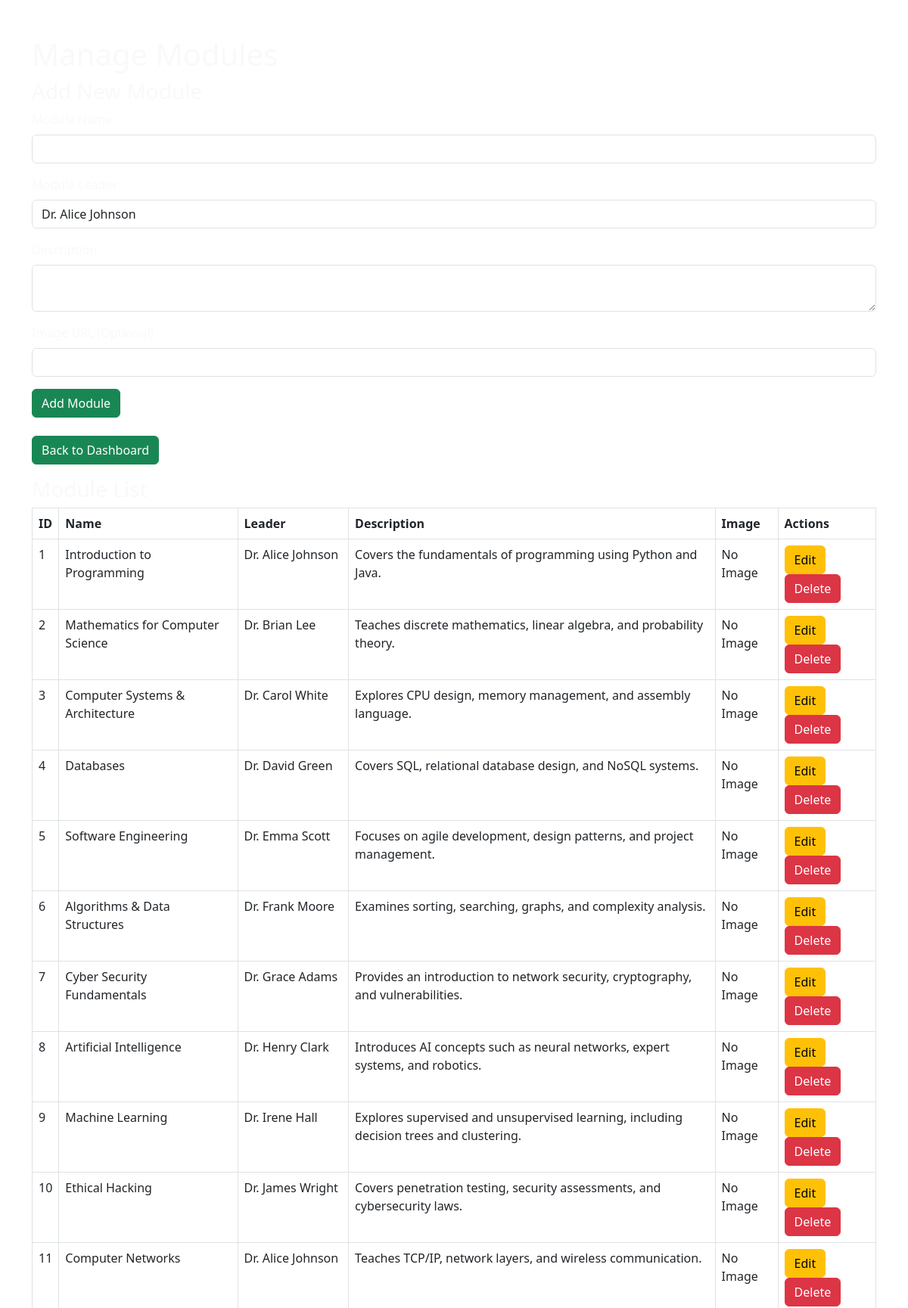
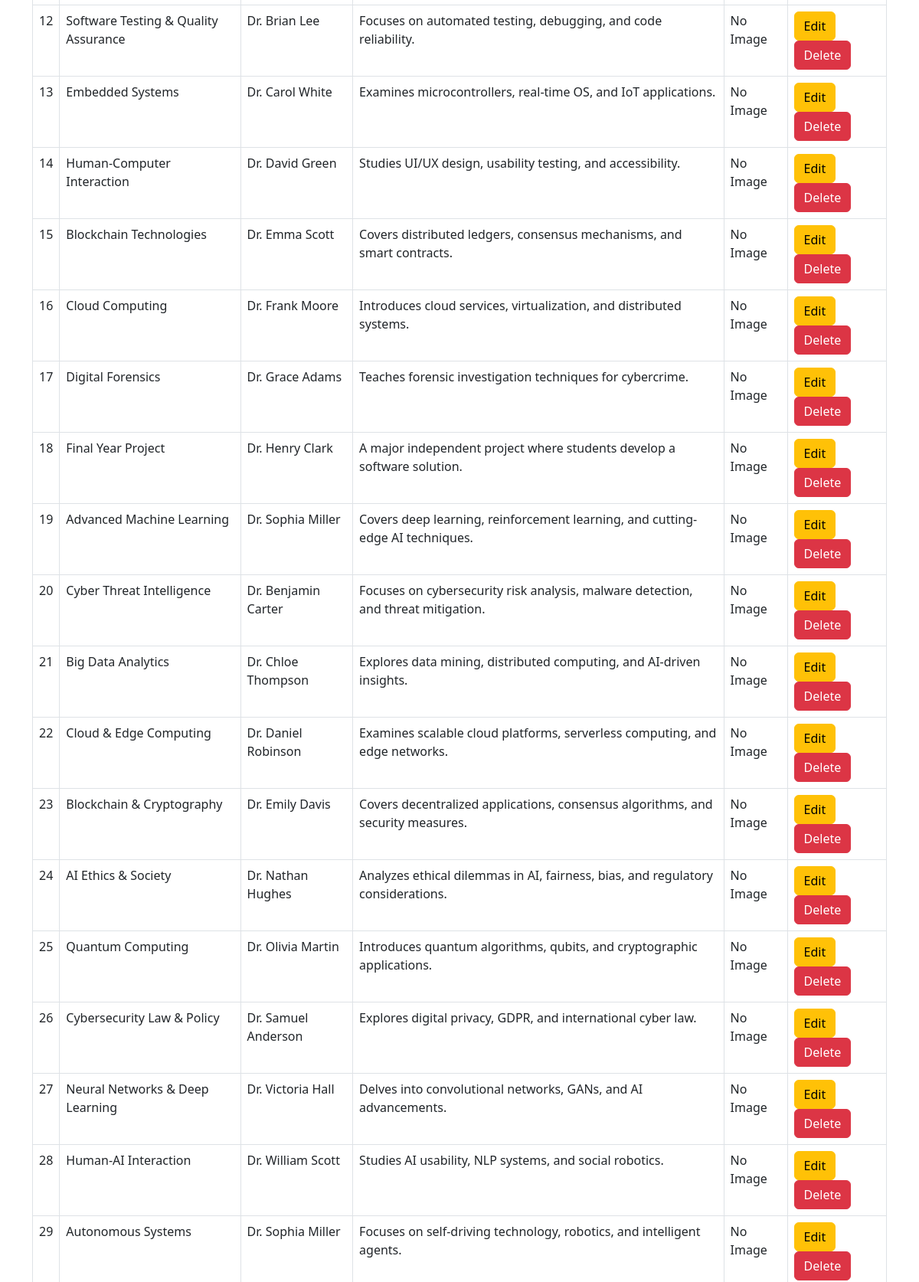
The app's page /admin/manage-modules.php (signed in, upper part) with its own data (2 pictures, top to bottom).
### tables this page shows
CREATE TABLE Modules (
    ModuleID INTEGER PRIMARY KEY,
    ModuleName TEXT NOT NULL,
    ModuleLeaderID INTEGER,
    Description TEXT,
    Image TEXT,
    FOREIGN KEY (ModuleLeaderID) REFERENCES Staff(StaffID)
);

CREATE TABLE Staff (
    StaffID INTEGER PRIMARY KEY,
    Name TEXT NOT NULL
);

### admin/manage-modules.php (the view, shortened to what this page needs)
<?php
include '../includes/db.php';
?>
<!DOCTYPE html>
<html lang="en">
<head>
    <link href="https://cdn.jsdelivr.net/npm/bootstrap@5.3.0/dist/css/bootstrap.min.css" rel="stylesheet">
    <link href="../assets/css/style2.css" rel="stylesheet">
</head>
<body>
    <div class="container mt-5 text-light">
        <h1>Manage Modules</h1>
        <form method="POST" class="mb-4">
            <h3>Add New Module</h3>
            <div class="mb-3">
                <label for="module_name" class="form-label">Module Name</label>
                <input type="text" class="form-control" id="module_name" name="module_name" required>
            </div>
            <div class="mb-3">
                <label for="module_leader_id" class="form-label">Module Leader</label>
                <select class="form-control" id="module_leader_id" name="module_leader_id" required>
                    <?php
                    $sql = "SELECT * FROM Staff";
                    $result = mysqli_query($conn, $sql);
                    while ($row = mysqli_fetch_assoc($result)) {
                        echo "<option value='{$row['StaffID']}'>{$row['Name']}</option>";
                    }
                    ?>
                </select>
            </div>
            <div class="mb-3">
                <label for="module_description" class="form-label">Description</label>
                <textarea class="form-control" id="module_description" name="module_description" required></textarea>
            </div>
            <div class="mb-3">
                <label for="module_image" class="form-label">Image URL (Optional)</label>
                <input type="text" class="form-control" id="module_image" name="module_image">
            </div>
            <button type="submit" name="add_module" class="btn btn-success">Add Module</button>
        </form>
        <a href="dashborad.php" class="btn btn-success mb-3">Back to Dashboard</a>
        <h3>Module List</h3>
        <table class="table table-bordered">
            <thead>
                <tr>
                    <th>ID</th>
                    <th>Name</th>
                    <th>Leader</th>
                    <th>Description</th>
                    <th>Image</th>
                    <th>Actions</th>
                </tr>
            </thead>
            <tbody>
                <?php
                $sql = "SELECT Modules.*, Staff.Name AS LeaderName
                        FROM Modules
                        LEFT JOIN Staff ON Modules.ModuleLeaderID = Staff.StaffID";
                $result = mysqli_query($conn, $sql);
                while ($row = mysqli_fetch_assoc($result)) {
                    echo "<tr>
                            <td>{$row['ModuleID']}</td>
                            <td>{$row['ModuleName']}</td>
                            <td>{$row['LeaderName']}</td>
                            <td>{$row['Description']}</td>
                            <td>" . ($row['Image'] ? "<img src='{$row['Image']}' width='100'>" : "No Image") . "</td>
                            <td>
                                <a href='edit-module.php?id={$row['ModuleID']}' class='btn btn-warning'>Edit</a>
                                <a href='manage-modules.php?delete_module={$row['ModuleID']}' class='btn btn-danger'>Delete</a>
                            </td>
                          </tr>";
                }
                ?>
            </tbody>
        </table>
    </div>
</body>
</html>

### assets/css/style2.css (style rules this page uses)
body { background-image: url("../images/image.jpg"); background-size: cover; background-position: center; background-repeat: no-repeat; background-attachment: fixed; height: 100vh; margin: 0; padding: 0; }

### records on screen
modules: ModuleID "1", ModuleName "Introduction to Programming", ModuleLeaderID.Name "Dr. Alice Johnson", Description "Covers the fundamentals of programming using Python and Java.", shows "No Image"
modules: ModuleID "2", ModuleName "Mathematics for Computer Science", ModuleLeaderID.Name "Dr. Brian Lee", Description "Teaches discrete mathematics, linear algebra, and probability theory.", shows "No Image"
modules: ModuleID "3", ModuleName "Computer Systems & Architecture", ModuleLeaderID.Name "Dr. Carol White", Description "Explores CPU design, memory management, and assembly language.", shows "No Image"
modules: ModuleID "4", ModuleName "Databases", ModuleLeaderID.Name "Dr. David Green", Description "Covers SQL, relational database design, and NoSQL systems.", shows "No Image"
modules: ModuleID "5", ModuleName "Software Engineering", ModuleLeaderID.Name "Dr. Emma Scott", Description "Focuses on agile development, design patterns, and project management.", shows "No Image"
modules: ModuleID "6", ModuleName "Algorithms & Data Structures", ModuleLeaderID.Name "Dr. Frank Moore", Description "Examines sorting, searching, graphs, and complexity analysis.", shows "No Image"
modules: ModuleID "7", ModuleName "Cyber Security Fundamentals", ModuleLeaderID.Name "Dr. Grace Adams", Description "Provides an introduction to network security, cryptography, and vulnerabilities.", shows "No Image"
modules: ModuleID "8", ModuleName "Artificial Intelligence", ModuleLeaderID.Name "Dr. Henry Clark", Description "Introduces AI concepts such as neural networks, expert systems, and robotics.", shows "No Image"
modules: ModuleID "9", ModuleName "Machine Learning", ModuleLeaderID.Name "Dr. Irene Hall", Description "Explores supervised and unsupervised learning, including decision trees and clustering.", shows "No Image"
modules: ModuleID "10", ModuleName "Ethical Hacking", ModuleLeaderID.Name "Dr. James Wright", Description "Covers penetration testing, security assessments, and cybersecurity laws.", shows "No Image"
modules: ModuleID "11", ModuleName "Computer Networks", ModuleLeaderID.Name "Dr. Alice Johnson", Description "Teaches TCP/IP, network layers, and wireless communication.", shows "No Image"
modules: ModuleID "12", ModuleName "Software Testing & Quality Assurance", ModuleLeaderID.Name "Dr. Brian Lee", Description "Focuses on automated testing, debugging, and code reliability.", shows "No Image"
modules: ModuleID "13", ModuleName "Embedded Systems", ModuleLeaderID.Name "Dr. Carol White", Description "Examines microcontrollers, real-time OS, and IoT applications.", shows "No Image"
modules: ModuleID "14", ModuleName "Human-Computer Interaction", ModuleLeaderID.Name "Dr. David Green", Description "Studies UI/UX design, usability testing, and accessibility.", shows "No Image"
modules: ModuleID "15", ModuleName "Blockchain Technologies", ModuleLeaderID.Name "Dr. Emma Scott", Description "Covers distributed ledgers, consensus mechanisms, and smart contracts.", shows "No Image"
modules: ModuleID "16", ModuleName "Cloud Computing", ModuleLeaderID.Name "Dr. Frank Moore", Description "Introduces cloud services, virtualization, and distributed systems.", shows "No Image"
modules: ModuleID "17", ModuleName "Digital Forensics", ModuleLeaderID.Name "Dr. Grace Adams", Description "Teaches forensic investigation techniques for cybercrime.", shows "No Image"
modules: ModuleID "18", ModuleName "Final Year Project", ModuleLeaderID.Name "Dr. Henry Clark", Description "A major independent project where students develop a software solution.", shows "No Image"
modules: ModuleID "19", ModuleName "Advanced Machine Learning", ModuleLeaderID.Name "Dr. Sophia Miller", Description "Covers deep learning, reinforcement learning, and cutting-edge AI techniques.", shows "No Image"
modules: ModuleID "20", ModuleName "Cyber Threat Intelligence", ModuleLeaderID.Name "Dr. Benjamin Carter", Description "Focuses on cybersecurity risk analysis, malware detection, and threat mitigation.", shows "No Image"
modules: ModuleID "21", ModuleName "Big Data Analytics", ModuleLeaderID.Name "Dr. Chloe Thompson", Description "Explores data mining, distributed computing, and AI-driven insights.", shows "No Image"
modules: ModuleID "22", ModuleName "Cloud & Edge Computing", ModuleLeaderID.Name "Dr. Daniel Robinson", Description "Examines scalable cloud platforms, serverless computing, and edge networks.", shows "No Image"
modules: ModuleID "23", ModuleName "Blockchain & Cryptography", ModuleLeaderID.Name "Dr. Emily Davis", Description "Covers decentralized applications, consensus algorithms, and security measures.", shows "No Image"
modules: ModuleID "24", ModuleName "AI Ethics & Society", ModuleLeaderID.Name "Dr. Nathan Hughes", Description "Analyzes ethical dilemmas in AI, fairness, bias, and regulatory considerations.", shows "No Image"
modules: ModuleID "25", ModuleName "Quantum Computing", ModuleLeaderID.Name "Dr. Olivia Martin", Description "Introduces quantum algorithms, qubits, and cryptographic applications.", shows "No Image"
modules: ModuleID "26", ModuleName "Cybersecurity Law & Policy", ModuleLeaderID.Name "Dr. Samuel Anderson", Description "Explores digital privacy, GDPR, and international cyber law.", shows "No Image"
modules: ModuleID "27", ModuleName "Neural Networks & Deep Learning", ModuleLeaderID.Name "Dr. Victoria Hall", Description "Delves into convolutional networks, GANs, and AI advancements.", shows "No Image"
modules: ModuleID "28", ModuleName "Human-AI Interaction", ModuleLeaderID.Name "Dr. William Scott", Description "Studies AI usability, NLP systems, and social robotics.", shows "No Image"
modules: ModuleID "29", ModuleName "Autonomous Systems", ModuleLeaderID.Name "Dr. Sophia Miller", Description "Focuses on self-driving technology, robotics, and intelligent agents.", shows "No Image"

### other values on screen
form field module_leader_id "Dr. Alice Johnson"
